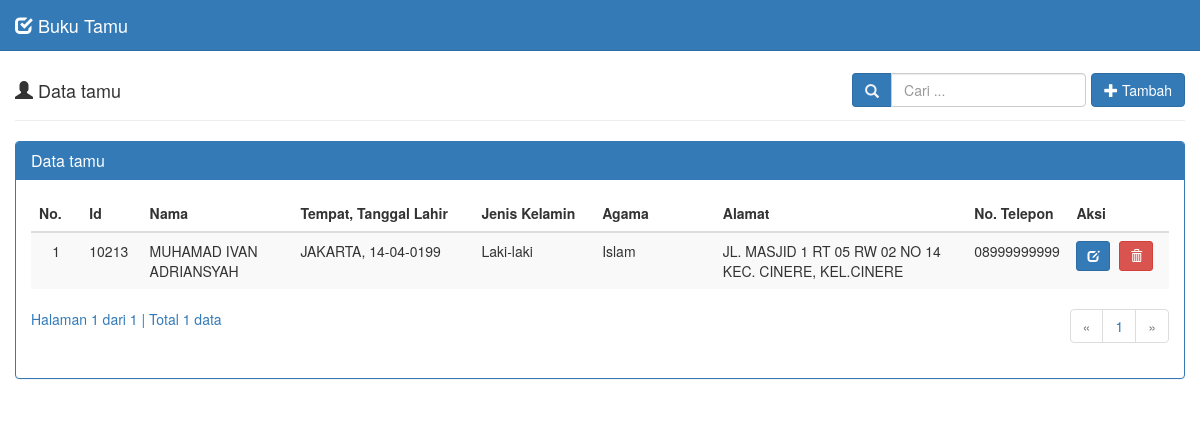
The page / on the database its author committed.
### tables this page shows
CREATE TABLE `tamu` (
  `id` varchar(5) NOT NULL,
  `nama` varchar(30) NOT NULL,
  `tempat_lahir` varchar(30) NOT NULL,
  `tanggal_lahir` date NOT NULL,
  `jenis_kelamin` enum('Laki-laki','Perempuan') NOT NULL,
  `agama` varchar(20) NOT NULL,
  `alamat` varchar(100) NOT NULL,
  `no_telepon` varchar(12) NOT NULL
);

### tampil-data.php (the view, shortened to what this page needs)
<?php
if (isset($_POST['cari'])) {
  $cari = $_POST['cari'];
} else {
  $cari = "";
}
?>
  <div class="row">
    <div class="col-md-12">
      <div class="page-header">
        <h4>
          <i class="glyphicon glyphicon-user"></i> Data tamu
          <div class="pull-right btn-tambah">
            <form class="form-inline" method="POST" action="index.php">
              <div class="form-group">
                <div class="input-group">
                  <div class="input-group-addon">
                    <i class="glyphicon glyphicon-search"></i>
                  </div>
                  <input type="text" class="form-control" name="cari" placeholder="Cari ..." autocomplete="off" value="<?php echo $cari; ?>">
                </div>
              </div>
              <a class="btn btn-primary" href="?page=tambah">
                <i class="glyphicon glyphicon-plus"></i> Tambah
              </a>
            </form>
          </div>
        </h4>
      </div>
      <div class="panel panel-primary">
        <div class="panel-heading">
          <h3 class="panel-title">Data tamu</h3>
        </div>
        <div class="panel-body">
          <div class="table-responsive">
            <table class="table table-striped table-hover">
              <thead>
                <tr>
                  <th>No.</th>
                  <th>Id</th>
                  <th>Nama</th>
                  <th>Tempat, Tanggal Lahir</th>
                  <th>Jenis Kelamin</th>
                  <th>Agama</th>
                  <th>Alamat</th>
                  <th>No. Telepon</th>
                  <th>Aksi</th>
                </tr>
              </thead>
              <tbody>
              <?php
              $batas = 5;
              if (isset($cari)) {
                $jumlah_record = mysql_query("SELECT COUNT(*) FROM tamu
                                              WHERE id LIKE '%$cari%' OR nama LIKE '%$cari%'");
              } else {
                $jumlah_record = mysql_query("SELECT COUNT(*) FROM tamu");
              }
              $jumlah  = mysql_result($jumlah_record, 0);
              $halaman = ceil($jumlah / $batas);
              $page    = (isset($_GET['hal'])) ? (int)$_GET['hal'] : 1;
              $mulai   = ($page - 1) * $batas;
              $no = 1;
              if (isset($cari)) {
                $sql = mysql_query("SELECT * FROM tamu
                                    WHERE id LIKE '%$cari%' OR nama LIKE '%$cari%'
                                    ORDER BY id DESC LIMIT $mulai, $batas");
              } else {
                $sql = mysql_query("SELECT * FROM tamu
                                    ORDER BY id DESC LIMIT $mulai, $batas");
              }
              while ($data = mysql_fetch_assoc($sql)) {
                $tanggal        = $data['tanggal_lahir'];
                $tgl            = explode('-',$tanggal);
                $tanggal_lahir  = $tgl[2]."-".$tgl[1]."-".$tgl[0];
                echo "  <tr>
                      <td width='50' class='center'>$no</td>
                      <td width='60'>$data[id]</td>
                      <td width='150'>$data[nama]</td>
                      <td width='180'>$data[tempat_lahir], $tanggal_lahir</td>
                      <td width='120'>$data[jenis_kelamin]</td>
                      <td width='120'>$data[agama]</td>
                      <td width='250'>$data[alamat]</td>
                      <td width='80'>$data[no_telepon]</td>
                      <td width='100'>
                        <div class=''>
                          <a data-toggle='tooltip' data-placement='top' title='Ubah' style='margin-right:5px' class='btn btn-primary btn-sm' href='?page=ubah&id=$data[id]'>
                            <i class='glyphicon glyphicon-edit'></i>
                          </a>";
              ?>
                          <a data-toggle="tooltip" data-placement="top" title="Hapus" class="btn btn-danger btn-sm" href="proses-hapus.php?id=<?php echo $data['id'];?>" onclick="return confirm('Anda yakin ingin menghapus tamu <?php echo $data['nama']; ?>?');">
                            <i class="glyphicon glyphicon-trash"></i>
                          </a>
              <?php
                echo "
                        </div>
                      </td>
                    </tr>";
                $no++;
              }
              ?>
              </tbody>
            </table>
            <?php
            if (empty($_GET['hal'])) {
              $halaman_aktif = '1';
            } else {
              $halaman_aktif = $_GET['hal'];
            }
            ?>
            <a>
              Halaman <?php echo $halaman_aktif; ?> dari <?php echo $halaman; ?> |
              Total <?php echo $jumlah; ?> data
            </a>
            <nav>
              <ul class="pagination pull-right">
              <?php
              if ($halaman_aktif<='1') { ?>
                <li class="disabled">
                  <a href="" aria-label="Previous">
                    <span aria-hidden="true">&laquo;</span>
                  </a>
                </li>
              <?php
              }
              ?>
              <?php
              for($x=1; $x<=$halaman; $x++) { ?>
                <li class="">
                  <a href="?hal=<?php echo $x ?>"><?php echo $x ?></a>
                </li>
              <?php
              }
              ?>
              <?php
              if ($halaman_aktif>=$halaman) { ?>
                <li class="disabled">
                  <a href="" aria-label="Next">
                    <span aria-hidden="true">&raquo;</span>
                  </a>
                </li>
              <?php
              }
              ?>
              </ul>
            </nav>
          </div>
        </div>
      </div>
    </div>
  </div>

### index.php (shortened to what this page needs)
<!DOCTYPE html>
<html lang="en">
  <head>
    <link href="assets/css/bootstrap.min.css" rel="stylesheet">
    <link href="assets/css/datepicker.min.css" rel="stylesheet">
    <link href="assets/css/style.css" rel="stylesheet">
  </head>
  <body>
    <nav class="navbar navbar-default navbar-fixed-top">
      <div class="container-fluid">
        <div class="navbar-header">
          <a class="navbar-brand" href="index.php">
            <i class="glyphicon glyphicon-check"></i>
           Buku Tamu
          </a>
        </div>
      </div>
    </nav>
    <div class="container-fluid">
      <?php
      if (empty($_GET["page"])) {
        include "tampil-data.php";
      } elseif ($_GET['page'] == 'tambah') {
        include "form-tambah.php";
      } elseif ($_GET['page'] == 'ubah') {
        include "form-ubah.php";
      }
      ?>
    </div>
  </body>
</html>

### assets/css/style.css (style rules this page uses)
body { padding-top: 40px; }
.navbar-default { background-color: #337ab7; border-color: #2e6da4; }
.navbar-default .navbar-brand { color: #f1f2f7; }
.input-group-addon { background-color: #337ab7; border: 1px solid #2e6da4; border-radius: 4px; color: #f1f2f7; }
.btn-tambah { margin-top: -7px; }
.center { text-align: center; }
.pagination { margin-top: -20px; }

### rows shown on the page
tamu: id "10213", nama "MUHAMAD IVAN ADRIANSYAH", tempat_lahir "JAKARTA", tanggal_lahir "14-04-0199", jenis_kelamin "Laki-laki", agama "Islam", alamat "JL. MASJID 1 RT 05 RW 02 NO 14 KEC. CINERE, KEL.CINERE", no_telepon "08999999999"

### other values the page prints
$halaman_aktif "1"
$halaman "1"
$jumlah "1"
